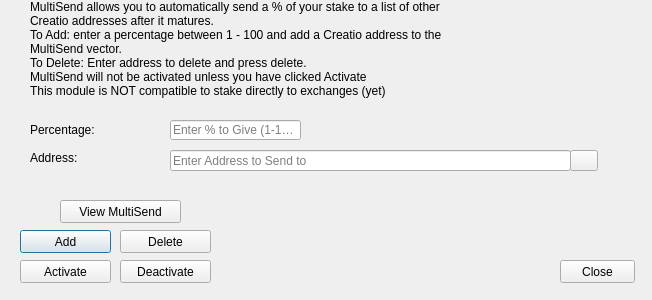
<?xml version="1.0" encoding="UTF-8"?>
<ui version="4.0">
 <class>StakeForMultisendDialog</class>
 <widget class="QDialog" name="StakeForMultisendDialog">
  <property name="windowModality">
   <enum>Qt::NonModal</enum>
  </property>
  <property name="geometry">
   <rect>
    <x>0</x>
    <y>0</y>
    <width>652</width>
    <height>300</height>
   </rect>
  </property>
  <property name="windowTitle">
   <string>MultiSend</string>
  </property>
  <widget class="QLineEdit" name="multisendPercentEdit">
   <property name="geometry">
    <rect>
     <x>170</x>
     <y>120</y>
     <width>131</width>
     <height>20</height>
    </rect>
   </property>
   <property name="toolTip">
    <string>Enter whole numbers 1 - 100</string>
   </property>
   <property name="placeholderText">
    <string>Enter % to Give (1-100)</string>
   </property>
  </widget>
  <widget class="QLineEdit" name="multisendAddressEdit">
   <property name="geometry">
    <rect>
     <x>170</x>
     <y>150</y>
     <width>401</width>
     <height>21</height>
    </rect>
   </property>
   <property name="toolTip">
    <string/>
   </property>
   <property name="placeholderText">
    <string>Enter Address to Send to</string>
   </property>
  </widget>
  <widget class="QLabel" name="label_2">
   <property name="geometry">
    <rect>
     <x>30</x>
     <y>0</y>
     <width>451</width>
     <height>121</height>
    </rect>
   </property>
   <property name="lineWidth">
    <number>1</number>
   </property>
   <property name="text">
    <string>MultiSend allows you to automatically send a % of your stake to a list of other Creatio addresses after it matures.
To Add: enter a percentage between 1 - 100 and add a Creatio address to the MultiSend vector. 
To Delete: Enter address to delete and press delete.
MultiSend will not be activated unless you have clicked Activate
This module is NOT compatible to stake directly to exchanges (yet)</string>
   </property>
   <property name="alignment">
    <set>Qt::AlignLeading|Qt::AlignLeft|Qt::AlignTop</set>
   </property>
   <property name="wordWrap">
    <bool>true</bool>
   </property>
  </widget>
  <widget class="QLabel" name="message">
   <property name="geometry">
    <rect>
     <x>240</x>
     <y>200</y>
     <width>381</width>
     <height>91</height>
    </rect>
   </property>
   <property name="text">
    <string/>
   </property>
  </widget>
  <widget class="QPushButton" name="addButton">
   <property name="geometry">
    <rect>
     <x>20</x>
     <y>230</y>
     <width>91</width>
     <height>23</height>
    </rect>
   </property>
   <property name="toolTip">
    <string/>
   </property>
   <property name="statusTip">
    <string>Add to MultiSend Vector</string>
   </property>
   <property name="text">
    <string>Add</string>
   </property>
  </widget>
  <widget class="QPushButton" name="disableButton">
   <property name="geometry">
    <rect>
     <x>120</x>
     <y>260</y>
     <width>91</width>
     <height>23</height>
    </rect>
   </property>
   <property name="statusTip">
    <string>Deactivate MultiSend</string>
   </property>
   <property name="text">
    <string>Deactivate</string>
   </property>
  </widget>
  <widget class="QPushButton" name="addressBookButton">
   <property name="geometry">
    <rect>
     <x>570</x>
     <y>150</y>
     <width>28</width>
     <height>21</height>
    </rect>
   </property>
   <property name="toolTip">
    <string>Choose an address from the address book</string>
   </property>
   <property name="text">
    <string/>
   </property>
   <property name="icon">
    <iconset resource="../bitcoin.qrc">
     <normaloff>:/icons/address-book</normaloff>:/icons/address-book</iconset>
   </property>
   <property name="shortcut">
    <string>Alt+A</string>
   </property>
   <property name="autoDefault">
    <bool>false</bool>
   </property>
  </widget>
  <widget class="QLabel" name="label">
   <property name="geometry">
    <rect>
     <x>30</x>
     <y>120</y>
     <width>121</width>
     <height>20</height>
    </rect>
   </property>
   <property name="toolTip">
    <string>Percentage of stake to send</string>
   </property>
   <property name="text">
    <string>Percentage:</string>
   </property>
  </widget>
  <widget class="QLabel" name="label_5">
   <property name="geometry">
    <rect>
     <x>30</x>
     <y>150</y>
     <width>111</width>
     <height>16</height>
    </rect>
   </property>
   <property name="toolTip">
    <string>Address to send portion of stake to</string>
   </property>
   <property name="text">
    <string>Address:</string>
   </property>
  </widget>
  <widget class="QPushButton" name="deleteButton">
   <property name="geometry">
    <rect>
     <x>120</x>
     <y>230</y>
     <width>91</width>
     <height>23</height>
    </rect>
   </property>
   <property name="toolTip">
    <string/>
   </property>
   <property name="statusTip">
    <string>Delete Address From MultiSend Vector</string>
   </property>
   <property name="text">
    <string>Delete</string>
   </property>
  </widget>
  <widget class="QPushButton" name="activateButton">
   <property name="geometry">
    <rect>
     <x>20</x>
     <y>260</y>
     <width>91</width>
     <height>23</height>
    </rect>
   </property>
   <property name="statusTip">
    <string>Activate MultiSend</string>
   </property>
   <property name="text">
    <string>Activate</string>
   </property>
  </widget>
  <widget class="QPushButton" name="viewButton">
   <property name="geometry">
    <rect>
     <x>60</x>
     <y>200</y>
     <width>121</width>
     <height>23</height>
    </rect>
   </property>
   <property name="toolTip">
    <string/>
   </property>
   <property name="statusTip">
    <string>View MultiSend Vector</string>
   </property>
   <property name="text">
    <string>View MultiSend</string>
   </property>
  </widget>
     <widget class="QPushButton" name="closeButton">
      <property name="geometry">
       <rect>
        <x>560</x>
        <y>260</y>
        <width>75</width>
        <height>23</height>
       </rect>
      </property>
      <property name="text">
       <string>Close</string>
      </property>
     </widget>
 </widget>
 <resources>
  <include location="../bitcoin.qrc"/>
 </resources>
 <connections/>
</ui>
